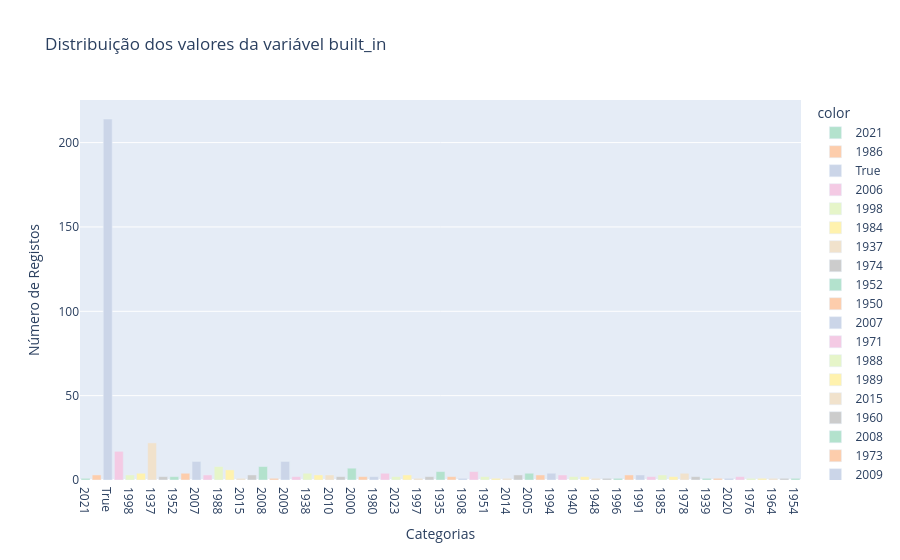
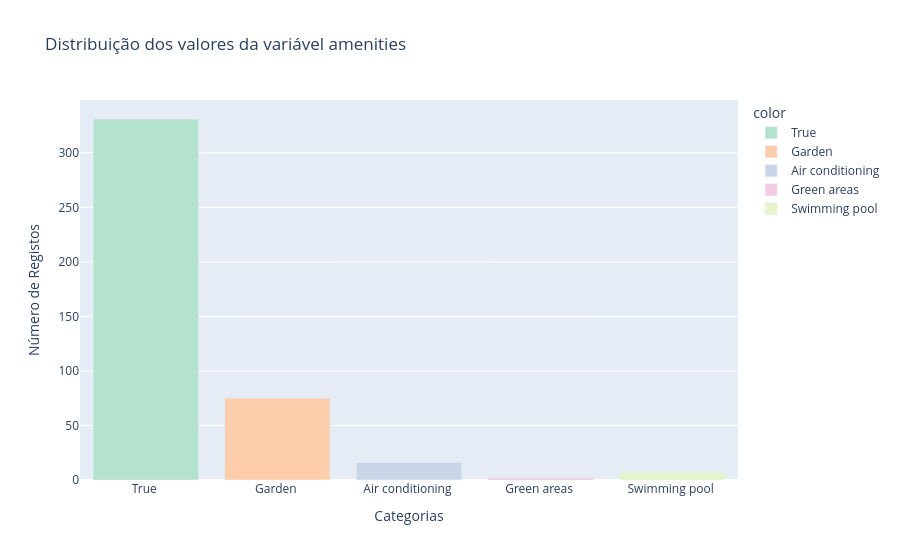
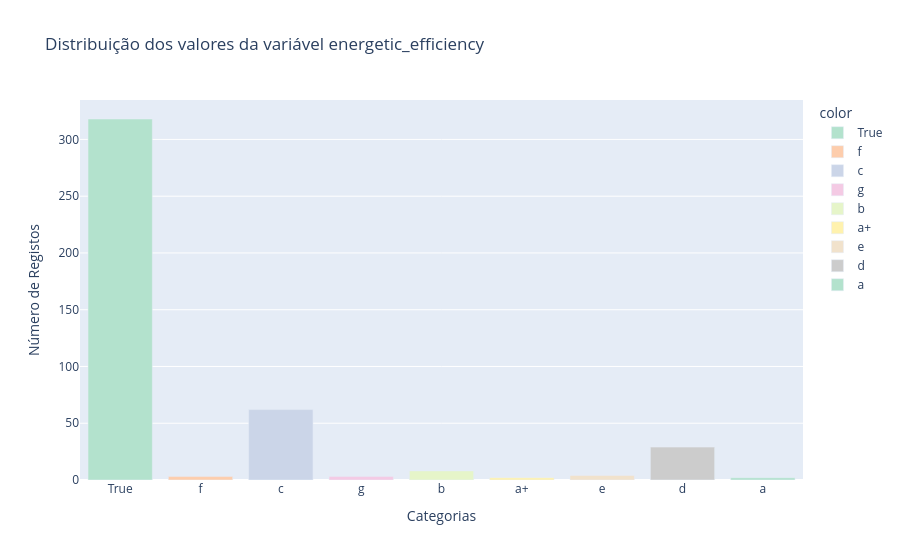

Here is the notebook cell these charts were saved with, in order:
### Markdown cell above
# Pre-processamento 

### Colunas: 
- built_in
- amenities
- energetic_efficiency

### Code cell
# Variação dos dados 
import plotly.express as px
col = ['built_in', 'amenities','energetic_efficiency']

for nome in col: 
    output = []
    names = df_23[nome].unique()
    for i in df_23[nome].unique():
        bt2 = df_23[nome].value_counts()[i]
        output.append(bt2)
    fig = px.bar(df_23, x=names, y=output, color = names ,color_discrete_sequence= px.colors.qualitative.Pastel2, title= f'Distribuição dos valores da variável {nome}')
    fig.update_xaxes(title_text='Categorias')
    fig.update_yaxes(title_text='Número de Registos')
    fig.show()

### Figure 1 — Plotly figure (JSON) as saved in the notebook; plotly's stock layout.template omitted (floating-point values rounded to 4 significant figures)
{"data": [{"alignmentgroup": "True", "hovertemplate": "color=2021<br>x=%{x}<br>y=%{y}<extra></extra>", "legendgroup": "2021", "marker": {"color": "rgb(179,226,205)", "pattern": {"shape": ""}}, "name": "2021", "offsetgroup": "2021", "orientation": "v", "showlegend": true, "textposition": "auto", "type": "bar", "x": ["2021"], "xaxis": "x", "y": [1], "yaxis": "y"}, {"alignmentgroup": "True", "hovertemplate": "color=1986<br>x=%{x}<br>y=%{y}<extra></extra>", "legendgroup": "1986", "marker": {"color": "rgb(253,205,172)", "pattern": {"shape": ""}}, "name": "1986", "offsetgroup": "1986", "orientation": "v", "showlegend": true, "textposition": "auto", "type": "bar", "x": ["1986"], "xaxis": "x", "y": [3], "yaxis": "y"}, {"alignmentgroup": "True", "hovertemplate": "color=True<br>x=%{x}<br>y=%{y}<extra></extra>", "legendgroup": "True", "marker": {"color": "rgb(203,213,232)", "pattern": {"shape": ""}}, "name": "True", "offsetgroup": "True", "orientation": "v", "showlegend": true, "textposition": "auto", "type": "bar", "x": ["True"], "xaxis": "x", "y": [214], "yaxis": "y"}, {"alignmentgroup": "True", "hovertemplate": "color=2006<br>x=%{x}<br>y=%{y}<extra></extra>", "legendgroup": "2006", "marker": {"color": "rgb(244,202,228)", "pattern": {"shape": ""}}, "name": "2006", "offsetgroup": "2006", "orientation": "v", "showlegend": true, "textposition": "auto", "type": "bar", "x": ["2006"], "xaxis": "x", "y": [17], "yaxis": "y"}, {"alignmentgroup": "True", "hovertemplate": "color=1998<br>x=%{x}<br>y=%{y}<extra></extra>", "legendgroup": "1998", "marker": {"color": "rgb(230,245,201)", "pattern": {"shape": ""}}, "name": "1998", "offsetgroup": "1998", "orientation": "v", "showlegend": true, "textposition": "auto", "type": "bar", "x": ["1998"], "xaxis": "x", "y": [3], "yaxis": "y"}, {"alignmentgroup": "True", "hovertemplate": "color=1984<br>x=%{x}<br>y=%{y}<extra></extra>", "legendgroup": "1984", "marker": {"color": "rgb(255,242,174)", "pattern": {"shape": ""}}, "name": "1984", "offsetgroup": "1984", "orientation": "v", "showlegend": true, "textposition": "auto", "type": "bar", "x": ["1984"], "xaxis": "x", "y": [4], "yaxis": "y"}, {"alignmentgroup": "True", "hovertemplate": "color=1937<br>x=%{x}<br>y=%{y}<extra></extra>", "legendgroup": "1937", "marker": {"color": "rgb(241,226,204)", "pattern": {"shape": ""}}, "name": "1937", "offsetgroup": "1937", "orientation": "v", "showlegend": true, "textposition": "auto", "type": "bar", "x": ["1937"], "xaxis": "x", "y": [22], "yaxis": "y"}, {"alignmentgroup": "True", "hovertemplate": "color=1974<br>x=%{x}<br>y=%{y}<extra></extra>", "legendgroup": "1974", "marker": {"color": "rgb(204,204,204)", "pattern": {"shape": ""}}, "name": "1974", "offsetgroup": "1974", "orientation": "v", "showlegend": true, "textposition": "auto", "type": "bar", "x": ["1974"], "xaxis": "x", "y": [2], "yaxis": "y"}, {"alignmentgroup": "True", "hovertemplate": "color=1952<br>x=%{x}<br>y=%{y}<extra></extra>", "legendgroup": "1952", "marker": {"color": "rgb(179,226,205)", "pattern": {"shape": ""}}, "name": "1952", "offsetgroup": "1952", "orientation": "v", "showlegend": true, "textposition": "auto", "type": "bar", "x": ["1952"], "xaxis": "x", "y": [2], "yaxis": "y"}, {"alignmentgroup": "True", "hovertemplate": "color=1950<br>x=%{x}<br>y=%{y}<extra></extra>", "legendgroup": "1950", "marker": {"color": "rgb(253,205,172)", "pattern": {"shape": ""}}, "name": "1950", "offsetgroup": "1950", "orientation": "v", "showlegend": true, "textposition": "auto", "type": "bar", "x": ["1950"], "xaxis": "x", "y": [4], "yaxis": "y"}, {"alignmentgroup": "True", "hovertemplate": "color=2007<br>x=%{x}<br>y=%{y}<extra></extra>", "legendgroup": "2007", "marker": {"color": "rgb(203,213,232)", "pattern": {"shape": ""}}, "name": "2007", "offsetgroup": "2007", "orientation": "v", "showlegend": true, "textposition": "auto", "type": "bar", "x": ["2007"], "xaxis": "x", "y": [11], "yaxis": "y"}, {"alignmentgroup": "True", "hovertemplate": "color=1971<br>x=%{x}<br>y=%{y}<extra></extra>", "legendgroup": "1971", "marker": {"color": "rgb(244,202,228)", "pattern": {"shape": ""}}, "name": "1971", "offsetgroup": "1971", "orientation": "v", "showlegend": true, "textposition": "auto", "type": "bar", "x": ["1971"], "xaxis": "x", "y": [3], "yaxis": "y"}, {"alignmentgroup": "True", "hovertemplate": "color=1988<br>x=%{x}<br>y=%{y}<extra></extra>", "legendgroup": "1988", "marker": {"color": "rgb(230,245,201)", "pattern": {"shape": ""}}, "name": "1988", "offsetgroup": "1988", "orientation": "v", "showlegend": true, "textposition": "auto", "type": "bar", "x": ["1988"], "xaxis": "x", "y": [8], "yaxis": "y"}, {"alignmentgroup": "True", "hovertemplate": "color=1989<br>x=%{x}<br>y=%{y}<extra></extra>", "legendgroup": "1989", "marker": {"color": "rgb(255,242,174)", "pattern": {"shape": ""}}, "name": "1989", "offsetgroup": "1989", "orientation": "v", "showlegend": true, "textposition": "auto", "type": "bar", "x": ["1989"], "xaxis": "x", "y": [6], "yaxis": "y"}, {"alignmentgroup": "True", "hovertemplate": "color=2015<br>x=%{x}<br>y=%{y}<extra></extra>", "legendgroup": "2015", "marker": {"color": "rgb(241,226,204)", "pattern": {"shape": ""}}, "name": "2015", "offsetgroup": "2015", "orientation": "v", "showlegend": true, "textposition": "auto", "type": "bar", "x": ["2015"], "xaxis": "x", "y": [1], "yaxis": "y"}, {"alignmentgroup": "True", "hovertemplate": "color=1960<br>x=%{x}<br>y=%{y}<extra></extra>", "legendgroup": "1960", "marker": {"color": "rgb(204,204,204)", "pattern": {"shape": ""}}, "name": "1960", "offsetgroup": "1960", "orientation": "v", "showlegend": true, "textposition": "auto", "type": "bar", "x": ["1960"], "xaxis": "x", "y": [3], "yaxis": "y"}, {"alignmentgroup": "True", "hovertemplate": "color=2008<br>x=%{x}<br>y=%{y}<extra></extra>", "legendgroup": "2008", "marker": {"color": "rgb(179,226,205)", "pattern": {"shape": ""}}, "name": "2008", "offsetgroup": "2008", "orientation": "v", "showlegend": true, "textposition": "auto", "type": "bar", "x": ["2008"], "xaxis": "x", "y": [8], "yaxis": "y"}, {"alignmentgroup": "True", "hovertemplate": "color=1973<br>x=%{x}<br>y=%{y}<extra></extra>", "legendgroup": "1973", "marker": {"color": "rgb(253,205,172)", "pattern": {"shape": ""}}, "name": "1973", "offsetgroup": "1973", "orientation": "v", "showlegend": true, "textposition": "auto", "type": "bar", "x": ["1973"], "xaxis": "x", "y": [1], "yaxis": "y"}, {"alignmentgroup": "True", "hovertemplate": "color=2009<br>x=%{x}<br>y=%{y}<extra></extra>", "legendgroup": "2009", "marker": {"color": "rgb(203,213,232)", "pattern": {"shape": ""}}, "name": "2009", "offsetgroup": "2009", "orientation": "v", "showlegend": true, "textposition": "auto", "type": "bar", "x": ["2009"], "xaxis": "x", "y": [11], "yaxis": "y"}, {"alignmentgroup": "True", "hovertemplate": "color=2011<br>x=%{x}<br>y=%{y}<extra></extra>", "legendgroup": "2011", "marker": {"color": "rgb(244,202,228)", "pattern": {"shape": ""}}, "name": "2011", "offsetgroup": "2011", "orientation": "v", "showlegend": true, "textposition": "auto", "type": "bar", "x": ["2011"], "xaxis": "x", "y": [2], "yaxis": "y"}, {"alignmentgroup": "True", "hovertemplate": "color=1938<br>x=%{x}<br>y=%{y}<extra></extra>", "legendgroup": "1938", "marker": {"color": "rgb(230,245,201)", "pattern": {"shape": ""}}, "name": "1938", "offsetgroup": "1938", "orientation": "v", "showlegend": true, "textposition": "auto", "type": "bar", "x": ["1938"], "xaxis": "x", "y": [4], "yaxis": "y"}, {"alignmentgroup": "True", "hovertemplate": "color=1975<br>x=%{x}<br>y=%{y}<extra></extra>", "legendgroup": "1975", "marker": {"color": "rgb(255,242,174)", "pattern": {"shape": ""}}, "name": "1975", "offsetgroup": "1975", "orientation": "v", "showlegend": true, "textposition": "auto", "type": "bar", "x": ["1975"], "xaxis": "x", "y": [3], "yaxis": "y"}, {"alignmentgroup": "True", "hovertemplate": "color=2010<br>x=%{x}<br>y=%{y}<extra></extra>", "legendgroup": "2010", "marker": {"color": "rgb(241,226,204)", "pattern": {"shape": ""}}, "name": "2010", "offsetgroup": "2010", "orientation": "v", "showlegend": true, "textposition": "auto", "type": "bar", "x": ["2010"], "xaxis": "x", "y": [3], "yaxis": "y"}, {"alignmentgroup": "True", "hovertemplate": "color=2003<br>x=%{x}<br>y=%{y}<extra></extra>", "legendgroup": "2003", "marker": {"color": "rgb(204,204,204)", "pattern": {"shape": ""}}, "name": "2003", "offsetgroup": "2003", "orientation": "v", "showlegend": true, "textposition": "auto", "type": "bar", "x": ["2003"], "xaxis": "x", "y": [2], "yaxis": "y"}, {"alignmentgroup": "True", "hovertemplate": "color=2000<br>x=%{x}<br>y=%{y}<extra></extra>", "legendgroup": "2000", "marker": {"color": "rgb(179,226,205)", "pattern": {"shape": ""}}, "name": "2000", "offsetgroup": "2000", "orientation": "v", "showlegend": true, "textposition": "auto", "type": "bar", "x": ["2000"], "xaxis": "x", "y": [7], "yaxis": "y"}, {"alignmentgroup": "True", "hovertemplate": "color=1999<br>x=%{x}<br>y=%{y}<extra></extra>", "legendgroup": "1999", "marker": {"color": "rgb(253,205,172)", "pattern": {"shape": ""}}, "name": "1999", "offsetgroup": "1999", "orientation": "v", "showlegend": true, "textposition": "auto", "type": "bar", "x": ["1999"], "xaxis": "x", "y": [2], "yaxis": "y"}, {"alignmentgroup": "True", "hovertemplate": "color=1980<br>x=%{x}<br>y=%{y}<extra></extra>", "legendgroup": "1980", "marker": {"color": "rgb(203,213,232)", "pattern": {"shape": ""}}, "name": "1980", "offsetgroup": "1980", "orientation": "v", "showlegend": true, "textposition": "auto", "type": "bar", "x": ["1980"], "xaxis": "x", "y": [2], "yaxis": "y"}, {"alignmentgroup": "True", "hovertemplate": "color=1990<br>x=%{x}<br>y=%{y}<extra></extra>", "legendgroup": "1990", "marker": {"color": "rgb(244,202,228)", "pattern": {"shape": ""}}, "name": "1990", "offsetgroup": "1990", "orientation": "v", "showlegend": true, "textposition": "auto", "type": "bar", "x": ["1990"], "xaxis": "x", "y": [4], "yaxis": "y"}, {"alignmentgroup": "True", "hovertemplate": "color=2023<br>x=%{x}<br>y=%{y}<extra></extra>", "legendgroup": "2023", "marker": {"color": "rgb(230,245,201)", "pattern": {"shape": ""}}, "name": "2023", "offsetgroup": "2023", "orientation": "v", "showlegend": true, "textposition": "auto", "type": "bar", "x": ["2023"], "xaxis": "x", "y": [2], "yaxis": "y"}, {"alignmentgroup": "True", "hovertemplate": "color=1987<br>x=%{x}<br>y=%{y}<extra></extra>", "legendgroup": "1987", "marker": {"color": "rgb(255,242,174)", "pattern": {"shape": ""}}, "name": "1987", "offsetgroup": "1987", "orientation": "v", "showlegend": true, "textposition": "auto", "type": "bar", "x": ["1987"], "xaxis": "x", "y": [3], "yaxis": "y"}, {"alignmentgroup": "True", "hovertemplate": "color=1997<br>x=%{x}<br>y=%{y}<extra></extra>", "legendgroup": "1997", "marker": {"color": "rgb(241,226,204)", "pattern": {"shape": ""}}, "name": "1997", "offsetgroup": "1997", "orientation": "v", "showlegend": true, "textposition": "auto", "type": "bar", "x": ["1997"], "xaxis": "x", "y": [1], "yaxis": "y"}, {"alignmentgroup": "True", "hovertemplate": "color=1995<br>x=%{x}<br>y=%{y}<extra></extra>", "legendgroup": "1995", "marker": {"color": "rgb(204,204,204)", "pattern": {"shape": ""}}, "name": "1995", "offsetgroup": "1995", "orientation": "v", "showlegend": true, "textposition": "auto", "type": "bar", "x": ["1995"], "xaxis": "x", "y": [2], "yaxis": "y"}, {"alignmentgroup": "True", "hovertemplate": "color=1935<br>x=%{x}<br>y=%{y}<extra></extra>", "legendgroup": "1935", "marker": {"color": "rgb(179,226,205)", "pattern": {"shape": ""}}, "name": "1935", "offsetgroup": "1935", "orientation": "v", "showlegend": true, "textposition": "auto", "type": "bar", "x": ["1935"], "xaxis": "x", "y": [5], "yaxis": "y"}, {"alignmentgroup": "True", "hovertemplate": "color=2022<br>x=%{x}<br>y=%{y}<extra></extra>", "legendgroup": "2022", "marker": {"color": "rgb(253,205,172)", "pattern": {"shape": ""}}, "name": "2022", "offsetgroup": "2022", "orientation": "v", "showlegend": true, "textposition": "auto", "type": "bar", "x": ["2022"], "xaxis": "x", "y": [2], "yaxis": "y"}, {"alignmentgroup": "True", "hovertemplate": "color=1908<br>x=%{x}<br>y=%{y}<extra></extra>", "legendgroup": "1908", "marker": {"color": "rgb(203,213,232)", "pattern": {"shape": ""}}, "name": "1908", "offsetgroup": "1908", "orientation": "v", "showlegend": true, "textposition": "auto", "type": "bar", "x": ["1908"], "xaxis": "x", "y": [1], "yaxis": "y"}, {"alignmentgroup": "True", "hovertemplate": "color=1979<br>x=%{x}<br>y=%{y}<extra></extra>", "legendgroup": "1979", "marker": {"color": "rgb(244,202,228)", "pattern": {"shape": ""}}, "name": "1979", "offsetgroup": "1979", "orientation": "v", "showlegend": true, "textposition": "auto", "type": "bar", "x": ["1979"], "xaxis": "x", "y": [5], "yaxis": "y"}, {"alignmentgroup": "True", "hovertemplate": "color=1951<br>x=%{x}<br>y=%{y}<extra></extra>", "legendgroup": "1951", "marker": {"color": "rgb(230,245,201)", "pattern": {"shape": ""}}, "name": "1951", "offsetgroup": "1951", "orientation": "v", "showlegend": true, "textposition": "auto", "type": "bar", "x": ["1951"], "xaxis": "x", "y": [2], "yaxis": "y"}, {"alignmentgroup": "True", "hovertemplate": "color=1961<br>x=%{x}<br>y=%{y}<extra></extra>", "legendgroup": "1961", "marker": {"color": "rgb(255,242,174)", "pattern": {"shape": ""}}, "name": "1961", "offsetgroup": "1961", "orientation": "v", "showlegend": true, "textposition": "auto", "type": "bar", "x": ["1961"], "xaxis": "x", "y": [1], "yaxis": "y"}, {"alignmentgroup": "True", "hovertemplate": "color=2014<br>x=%{x}<br>y=%{y}<extra></extra>", "legendgroup": "2014", "marker": {"color": "rgb(241,226,204)", "pattern": {"shape": ""}}, "name": "2014", "offsetgroup": "2014", "orientation": "v", "showlegend": true, "textposition": "auto", "type": "bar", "x": ["2014"], "xaxis": "x", "y": [1], "yaxis": "y"}, {"alignmentgroup": "True", "hovertemplate": "color=2024<br>x=%{x}<br>y=%{y}<extra></extra>", "legendgroup": "2024", "marker": {"color": "rgb(204,204,204)", "pattern": {"shape": ""}}, "name": "2024", "offsetgroup": "2024", "orientation": "v", "showlegend": true, "textposition": "auto", "type": "bar", "x": ["2024"], "xaxis": "x", "y": [3], "yaxis": "y"}, {"alignmentgroup": "True", "hovertemplate": "color=2005<br>x=%{x}<br>y=%{y}<extra></extra>", "legendgroup": "2005", "marker": {"color": "rgb(179,226,205)", "pattern": {"shape": ""}}, "name": "2005", "offsetgroup": "2005", "orientation": "v", "showlegend": true, "textposition": "auto", "type": "bar", "x": ["2005"], "xaxis": "x", "y": [4], "yaxis": "y"}, {"alignmentgroup": "True", "hovertemplate": "color=1983<br>x=%{x}<br>y=%{y}<extra></extra>", "legendgroup": "1983", "marker": {"color": "rgb(253,205,172)", "pattern": {"shape": ""}}, "name": "1983", "offsetgroup": "1983", "orientation": "v", "showlegend": true, "textposition": "auto", "type": "bar", "x": ["1983"], "xaxis": "x", "y": [3], "yaxis": "y"}, {"alignmentgroup": "True", "hovertemplate": "color=1994<br>x=%{x}<br>y=%{y}<extra></extra>", "legendgroup": "1994", "marker": {"color": "rgb(203,213,232)", "pattern": {"shape": ""}}, "name": "1994", "offsetgroup": "1994", "orientation": "v", "showlegend": true, "textposition": "auto", "type": "bar", "x": ["1994"], "xaxis": "x", "y": [4], "yaxis": "y"}, {"alignmentgroup": "True", "hovertemplate": "color=2002<br>x=%{x}<br>y=%{y}<extra></extra>", "legendgroup": "2002", "marker": {"color": "rgb(244,202,228)", "pattern": {"shape": ""}}, "name": "2002", "offsetgroup": "2002", "orientation": "v", "showlegend": true, "textposition": "auto", "type": "bar", "x": ["2002"], "xaxis": "x", "y": [3], "yaxis": "y"}, {"alignmentgroup": "True", "hovertemplate": "color=1940<br>x=%{x}<br>y=%{y}<extra></extra>", "legendgroup": "1940", "marker": {"color": "rgb(230,245,201)", "pattern": {"shape": ""}}, "name": "1940", "offsetgroup": "1940", "orientation": "v", "showlegend": true, "textposition": "auto", "type": "bar", "x": ["1940"], "xaxis": "x", "y": [2], "yaxis": "y"}, {"alignmentgroup": "True", "hovertemplate": "color=2019<br>x=%{x}<br>y=%{y}<extra></extra>", "legendgroup": "2019", "marker": {"color": "rgb(255,242,174)", "pattern": {"shape": ""}}, "name": "2019", "offsetgroup": "2019", "orientation": "v", "showlegend": true, "textposition": "auto", "type": "bar", "x": ["2019"], "xaxis": "x", "y": [2], "yaxis": "y"}, {"alignmentgroup": "True", "hovertemplate": "color=1948<br>x=%{x}<br>y=%{y}<extra></extra>", "legendgroup": "1948", "marker": {"color": "rgb(241,226,204)", "pattern": {"shape": ""}}, "name": "1948", "offsetgroup": "1948", "orientation": "v", "showlegend": true, "textposition": "auto", "type": "bar", "x": ["1948"], "xaxis": "x", "y": [1], "yaxis": "y"}, {"alignmentgroup": "True", "hovertemplate": "color=2004<br>x=%{x}<br>y=%{y}<extra></extra>", "legendgroup": "2004", "marker": {"color": "rgb(204,204,204)", "pattern": {"shape": ""}}, "name": "2004", "offsetgroup": "2004", "orientation": "v", "showlegend": true, "textposition": "auto", "type": "bar", "x": ["2004"], "xaxis": "x", "y": [1], "yaxis": "y"}, {"alignmentgroup": "True", "hovertemplate": "color=1996<br>x=%{x}<br>y=%{y}<extra></extra>", "legendgroup": "1996", "marker": {"color": "rgb(179,226,205)", "pattern": {"shape": ""}}, "name": "1996", "offsetgroup": "1996", "orientation": "v", "showlegend": true, "textposition": "auto", "type": "bar", "x": ["1996"], "xaxis": "x", "y": [1], "yaxis": "y"}, {"alignmentgroup": "True", "hovertemplate": "color=2012<br>x=%{x}<br>y=%{y}<extra></extra>", "legendgroup": "2012", "marker": {"color": "rgb(253,205,172)", "pattern": {"shape": ""}}, "name": "2012", "offsetgroup": "2012", "orientation": "v", "showlegend": true, "textposition": "auto", "type": "bar", "x": ["2012"], "xaxis": "x", "y": [3], "yaxis": "y"}, {"alignmentgroup": "True", "hovertemplate": "color=1991<br>x=%{x}<br>y=%{y}<extra></extra>", "legendgroup": "1991", "marker": {"color": "rgb(203,213,232)", "pattern": {"shape": ""}}, "name": "1991", "offsetgroup": "1991", "orientation": "v", "showlegend": true, "textposition": "auto", "type": "bar", "x": ["1991"], "xaxis": "x", "y": [3], "yaxis": "y"}, {"alignmentgroup": "True", "hovertemplate": "color=1966<br>x=%{x}<br>y=%{y}<extra></extra>", "legendgroup": "1966", "marker": {"color": "rgb(244,202,228)", "pattern": {"shape": ""}}, "name": "1966", "offsetgroup": "1966", "orientation": "v", "showlegend": true, "textposition": "auto", "type": "bar", "x": ["1966"], "xaxis": "x", "y": [2], "yaxis": "y"}, {"alignmentgroup": "True", "hovertemplate": "color=1985<br>x=%{x}<br>y=%{y}<extra></extra>", "legendgroup": "1985", "marker": {"color": "rgb(230,245,201)", "pattern": {"shape": ""}}, "name": "1985", "offsetgroup": "1985", "orientation": "v", "showlegend": true, "textposition": "auto", "type": "bar", "x": ["1985"], "xaxis": "x", "y": [3], "yaxis": "y"}, {"alignmentgroup": "True", "hovertemplate": "color=1957<br>x=%{x}<br>y=%{y}<extra></extra>", "legendgroup": "1957", "marker": {"color": "rgb(255,242,174)", "pattern": {"shape": ""}}, "name": "1957", "offsetgroup": "1957", "orientation": "v", "showlegend": true, "textposition": "auto", "type": "bar", "x": ["1957"], "xaxis": "x", "y": [2], "yaxis": "y"}, {"alignmentgroup": "True", "hovertemplate": "color=1978<br>x=%{x}<br>y=%{y}<extra></extra>", "legendgroup": "1978", "marker": {"color": "rgb(241,226,204)", "pattern": {"shape": ""}}, "name": "1978", "offsetgroup": "1978", "orientation": "v", "showlegend": true, "textposition": "auto", "type": "bar", "x": ["1978"], "xaxis": "x", "y": [4], "yaxis": "y"}, {"alignmentgroup": "True", "hovertemplate": "color=1992<br>x=%{x}<br>y=%{y}<extra></extra>", "legendgroup": "1992", "marker": {"color": "rgb(204,204,204)", "pattern": {"shape": ""}}, "name": "1992", "offsetgroup": "1992", "orientation": "v", "showlegend": true, "textposition": "auto", "type": "bar", "x": ["1992"], "xaxis": "x", "y": [2], "yaxis": "y"}, {"alignmentgroup": "True", "hovertemplate": "color=1939<br>x=%{x}<br>y=%{y}<extra></extra>", "legendgroup": "1939", "marker": {"color": "rgb(179,226,205)", "pattern": {"shape": ""}}, "name": "1939", "offsetgroup": "1939", "orientation": "v", "showlegend": true, "textposition": "auto", "type": "bar", "x": ["1939"], "xaxis": "x", "y": [1], "yaxis": "y"}, {"alignmentgroup": "True", "hovertemplate": "color=1963<br>x=%{x}<br>y=%{y}<extra></extra>", "legendgroup": "1963", "marker": {"color": "rgb(253,205,172)", "pattern": {"shape": ""}}, "name": "1963", "offsetgroup": "1963", "orientation": "v", "showlegend": true, "textposition": "auto", "type": "bar", "x": ["1963"], "xaxis": "x", "y": [1], "yaxis": "y"}, {"alignmentgroup": "True", "hovertemplate": "color=2020<br>x=%{x}<br>y=%{y}<extra></extra>", "legendgroup": "2020", "marker": {"color": "rgb(203,213,232)", "pattern": {"shape": ""}}, "name": "2020", "offsetgroup": "2020", "orientation": "v", "showlegend": true, "textposition": "auto", "type": "bar", "x": ["2020"], "xaxis": "x", "y": [1], "yaxis": "y"}, {"alignmentgroup": "True", "hovertemplate": "color=1981<br>x=%{x}<br>y=%{y}<extra></extra>", "legendgroup": "1981", "marker": {"color": "rgb(244,202,228)", "pattern": {"shape": ""}}, "name": "1981", "offsetgroup": "1981", "orientation": "v", "showlegend": true, "textposition": "auto", "type": "bar", "x": ["1981"], "xaxis": "x", "y": [2], "yaxis": "y"}, {"alignmentgroup": "True", "hovertemplate": "color=1976<br>x=%{x}<br>y=%{y}<extra></extra>", "legendgroup": "1976", "marker": {"color": "rgb(230,245,201)", "pattern": {"shape": ""}}, "name": "1976", "offsetgroup": "1976", "orientation": "v", "showlegend": true, "textposition": "auto", "type": "bar", "x": ["1976"], "xaxis": "x", "y": [1], "yaxis": "y"}, {"alignmentgroup": "True", "hovertemplate": "color=2001<br>x=%{x}<br>y=%{y}<extra></extra>", "legendgroup": "2001", "marker": {"color": "rgb(255,242,174)", "pattern": {"shape": ""}}, "name": "2001", "offsetgroup": "2001", "orientation": "v", "showlegend": true, "textposition": "auto", "type": "bar", "x": ["2001"], "xaxis": "x", "y": [1], "yaxis": "y"}, {"alignmentgroup": "True", "hovertemplate": "color=1964<br>x=%{x}<br>y=%{y}<extra></extra>", "legendgroup": "1964", "marker": {"color": "rgb(241,226,204)", "pattern": {"shape": ""}}, "name": "1964", "offsetgroup": "1964", "orientation": "v", "showlegend": true, "textposition": "auto", "type": "bar", "x": ["1964"], "xaxis": "x", "y": [1], "yaxis": "y"}, {"alignmentgroup": "True", "hovertemplate": "color=1967<br>x=%{x}<br>y=%{y}<extra></extra>", "legendgroup": "1967", "marker": {"color": "rgb(204,204,204)", "pattern": {"shape": ""}}, "name": "1967", "offsetgroup": "1967", "orientation": "v", "showlegend": true, "textposition": "auto", "type": "bar", "x": ["1967"], "xaxis": "x", "y": [1], "yaxis": "y"}, {"alignmentgroup": "True", "hovertemplate": "color=1954<br>x=%{x}<br>y=%{y}<extra></extra>", "legendgroup": "1954", "marker": {"color": "rgb(179,226,205)", "pattern": {"shape": ""}}, "name": "1954", "offsetgroup": "1954", "orientation": "v", "showlegend": true, "textposition": "auto", "type": "bar", "x": ["1954"], "xaxis": "x", "y": [1], "yaxis": "y"}], "layout": {"autosize": true, "barmode": "relative", "legend": {"title": {"text": "color"}, "tracegroupgap": 0}, "title": {"text": "Distribuição dos valores da variável built_in"}, "xaxis": {"anchor": "y", "autorange": true, "domain": [0, 1], "range": [-0.5, 64.5], "title": {"text": "Categorias"}, "type": "category"}, "yaxis": {"anchor": "x", "autorange": true, "domain": [0, 1], "range": [0, 225.3], "title": {"text": "Número de Registos"}, "type": "linear"}}}

### Figure 2 — Plotly figure (JSON) as saved in the notebook; plotly's stock layout.template omitted (floating-point values rounded to 4 significant figures)
{"data": [{"alignmentgroup": "True", "hovertemplate": "color=True <br>x=%{x}<br>y=%{y}<extra></extra>", "legendgroup": "True ", "marker": {"color": "rgb(179,226,205)", "pattern": {"shape": ""}}, "name": "True ", "offsetgroup": "True ", "orientation": "v", "showlegend": true, "textposition": "auto", "type": "bar", "x": ["True "], "xaxis": "x", "y": [331], "yaxis": "y"}, {"alignmentgroup": "True", "hovertemplate": "color=Garden <br>x=%{x}<br>y=%{y}<extra></extra>", "legendgroup": "Garden ", "marker": {"color": "rgb(253,205,172)", "pattern": {"shape": ""}}, "name": "Garden ", "offsetgroup": "Garden ", "orientation": "v", "showlegend": true, "textposition": "auto", "type": "bar", "x": ["Garden "], "xaxis": "x", "y": [75], "yaxis": "y"}, {"alignmentgroup": "True", "hovertemplate": "color=Air conditioning <br>x=%{x}<br>y=%{y}<extra></extra>", "legendgroup": "Air conditioning ", "marker": {"color": "rgb(203,213,232)", "pattern": {"shape": ""}}, "name": "Air conditioning ", "offsetgroup": "Air conditioning ", "orientation": "v", "showlegend": true, "textposition": "auto", "type": "bar", "x": ["Air conditioning "], "xaxis": "x", "y": [16], "yaxis": "y"}, {"alignmentgroup": "True", "hovertemplate": "color=Green areas <br>x=%{x}<br>y=%{y}<extra></extra>", "legendgroup": "Green areas ", "marker": {"color": "rgb(244,202,228)", "pattern": {"shape": ""}}, "name": "Green areas ", "offsetgroup": "Green areas ", "orientation": "v", "showlegend": true, "textposition": "auto", "type": "bar", "x": ["Green areas "], "xaxis": "x", "y": [2], "yaxis": "y"}, {"alignmentgroup": "True", "hovertemplate": "color=Swimming pool <br>x=%{x}<br>y=%{y}<extra></extra>", "legendgroup": "Swimming pool ", "marker": {"color": "rgb(230,245,201)", "pattern": {"shape": ""}}, "name": "Swimming pool ", "offsetgroup": "Swimming pool ", "orientation": "v", "showlegend": true, "textposition": "auto", "type": "bar", "x": ["Swimming pool "], "xaxis": "x", "y": [7], "yaxis": "y"}], "layout": {"autosize": true, "barmode": "relative", "legend": {"title": {"text": "color"}, "tracegroupgap": 0}, "title": {"text": "Distribuição dos valores da variável amenities"}, "xaxis": {"anchor": "y", "autorange": true, "domain": [0, 1], "range": [-0.5, 4.5], "title": {"text": "Categorias"}, "type": "category"}, "yaxis": {"anchor": "x", "autorange": true, "domain": [0, 1], "range": [0, 348.4], "title": {"text": "Número de Registos"}, "type": "linear"}}}

### Figure 3 — Plotly figure (JSON) as saved in the notebook; plotly's stock layout.template omitted (floating-point values rounded to 4 significant figures)
{"data": [{"alignmentgroup": "True", "hovertemplate": "color=True<br>x=%{x}<br>y=%{y}<extra></extra>", "legendgroup": "True", "marker": {"color": "rgb(179,226,205)", "pattern": {"shape": ""}}, "name": "True", "offsetgroup": "True", "orientation": "v", "showlegend": true, "textposition": "auto", "type": "bar", "x": ["True"], "xaxis": "x", "y": [318], "yaxis": "y"}, {"alignmentgroup": "True", "hovertemplate": "color=f<br>x=%{x}<br>y=%{y}<extra></extra>", "legendgroup": "f", "marker": {"color": "rgb(253,205,172)", "pattern": {"shape": ""}}, "name": "f", "offsetgroup": "f", "orientation": "v", "showlegend": true, "textposition": "auto", "type": "bar", "x": ["f"], "xaxis": "x", "y": [3], "yaxis": "y"}, {"alignmentgroup": "True", "hovertemplate": "color=c<br>x=%{x}<br>y=%{y}<extra></extra>", "legendgroup": "c", "marker": {"color": "rgb(203,213,232)", "pattern": {"shape": ""}}, "name": "c", "offsetgroup": "c", "orientation": "v", "showlegend": true, "textposition": "auto", "type": "bar", "x": ["c"], "xaxis": "x", "y": [62], "yaxis": "y"}, {"alignmentgroup": "True", "hovertemplate": "color=g<br>x=%{x}<br>y=%{y}<extra></extra>", "legendgroup": "g", "marker": {"color": "rgb(244,202,228)", "pattern": {"shape": ""}}, "name": "g", "offsetgroup": "g", "orientation": "v", "showlegend": true, "textposition": "auto", "type": "bar", "x": ["g"], "xaxis": "x", "y": [3], "yaxis": "y"}, {"alignmentgroup": "True", "hovertemplate": "color=b<br>x=%{x}<br>y=%{y}<extra></extra>", "legendgroup": "b", "marker": {"color": "rgb(230,245,201)", "pattern": {"shape": ""}}, "name": "b", "offsetgroup": "b", "orientation": "v", "showlegend": true, "textposition": "auto", "type": "bar", "x": ["b"], "xaxis": "x", "y": [8], "yaxis": "y"}, {"alignmentgroup": "True", "hovertemplate": "color=a+<br>x=%{x}<br>y=%{y}<extra></extra>", "legendgroup": "a+", "marker": {"color": "rgb(255,242,174)", "pattern": {"shape": ""}}, "name": "a+", "offsetgroup": "a+", "orientation": "v", "showlegend": true, "textposition": "auto", "type": "bar", "x": ["a+"], "xaxis": "x", "y": [2], "yaxis": "y"}, {"alignmentgroup": "True", "hovertemplate": "color=e<br>x=%{x}<br>y=%{y}<extra></extra>", "legendgroup": "e", "marker": {"color": "rgb(241,226,204)", "pattern": {"shape": ""}}, "name": "e", "offsetgroup": "e", "orientation": "v", "showlegend": true, "textposition": "auto", "type": "bar", "x": ["e"], "xaxis": "x", "y": [4], "yaxis": "y"}, {"alignmentgroup": "True", "hovertemplate": "color=d<br>x=%{x}<br>y=%{y}<extra></extra>", "legendgroup": "d", "marker": {"color": "rgb(204,204,204)", "pattern": {"shape": ""}}, "name": "d", "offsetgroup": "d", "orientation": "v", "showlegend": true, "textposition": "auto", "type": "bar", "x": ["d"], "xaxis": "x", "y": [29], "yaxis": "y"}, {"alignmentgroup": "True", "hovertemplate": "color=a<br>x=%{x}<br>y=%{y}<extra></extra>", "legendgroup": "a", "marker": {"color": "rgb(179,226,205)", "pattern": {"shape": ""}}, "name": "a", "offsetgroup": "a", "orientation": "v", "showlegend": true, "textposition": "auto", "type": "bar", "x": ["a"], "xaxis": "x", "y": [2], "yaxis": "y"}], "layout": {"autosize": true, "barmode": "relative", "legend": {"title": {"text": "color"}, "tracegroupgap": 0}, "title": {"text": "Distribuição dos valores da variável energetic_efficiency"}, "xaxis": {"anchor": "y", "autorange": true, "domain": [0, 1], "range": [-0.5, 8.5], "title": {"text": "Categorias"}, "type": "category"}, "yaxis": {"anchor": "x", "autorange": true, "domain": [0, 1], "range": [0, 334.7], "title": {"text": "Número de Registos"}, "type": "linear"}}}
